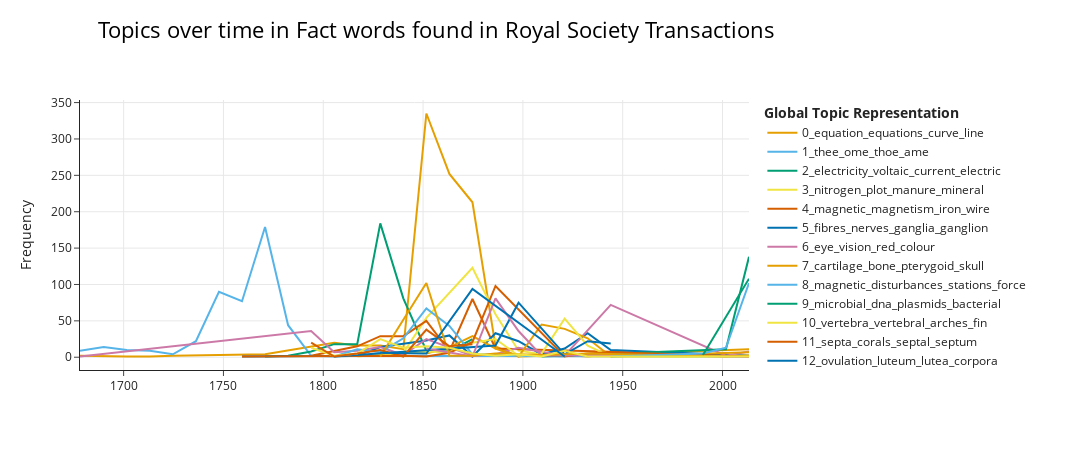

Notebook code for this chart:
### Code cell
# Fact
topic_model = BERTopic(verbose=True)
topics, probs = topic_model.fit_transform(contexts_fact)
topics_over_time = topic_model.topics_over_time(contexts_fact, date_fact, datetime_format="%Y-%m-%d", nr_bins=30)
fig1 = topic_model.visualize_topics_over_time(topics_over_time, top_n_topics=20, title= "Topics over time in Fact words found in Royal Society Transactions")
fig1.write_html('fact_topics_over_time_30.html')

fig1.show()

#topic_model.get_topic_info()

### Figure 1 — Plotly figure (JSON) as saved in the notebook; plotly's stock layout.template omitted (floating-point values rounded to 4 significant figures)
{"data": [{"hoverinfo": "text", "hovertext": ["<b>Topic 0</b><br>Words: cum, quantitatis, expre, deignate, latit", "<b>Topic 0</b><br>Words: dd, quam, cum, verba, contantem", "<b>Topic 0</b><br>Words: tranvero, eccle, milliaria, okendon, favent", "<b>Topic 0</b><br>Words: umma, exhibetur, jam, deignator, oogs", "<b>Topic 0</b><br>Words: variolarum, tamen, agris, collegerunt, excerpta", "<b>Topic 0</b><br>Words: 490, praces, tempore, boo, pracfidis", "<b>Topic 0</b><br>Words: equation, geometrical, integrals, analytical, cubic", "<b>Topic 0</b><br>Words: equation, arbitrary, function, equations, constants", "<b>Topic 0</b><br>Words: equation, equations, parallelepipeds, coefficients, planes", "<b>Topic 0</b><br>Words: cos, equation, terms, curve, hypotheses", "<b>Topic 0</b><br>Words: 0012, equation, 0005, solution, 0006", "<b>Topic 0</b><br>Words: equation, equations, coefficients, quantics, points", "<b>Topic 0</b><br>Words: equation, curve, line, equations, plane", "<b>Topic 0</b><br>Words: equation, equations, functions, cos, integral", "<b>Topic 0</b><br>Words: units, collection, classes, correspondences, unit", "<b>Topic 0</b><br>Words: ae, os, gs, sa, ba", "<b>Topic 0</b><br>Words: coronal, san, plane, 00103, 00020", "<b>Topic 0</b><br>Words: ae, ee, anodic, iya, vertebra", "<b>Topic 0</b><br>Words: om, hydatids, 3260, 4560, 66", "<b>Topic 0</b><br>Words: 2706, values, value, terms, real", "<b>Topic 0</b><br>Words: equation, dxy, datign, c3, polynomials"], "marker": {"color": "#E69F00"}, "mode": "lines", "name": "0_equation_equations_curve_line", "type": "scatter", "x": ["1678-02-23T12:18:43.200000", "1690-01-14T05:36:00", "1701-08-01T11:12:00", "1713-02-15T16:48:00", "1724-09-01T22:24:00", "1770-11-04T20:48:00", "1793-12-06T08:00:00", "1805-06-23T13:36:00", "1817-01-07T19:12:00", "1828-07-25T00:48:00", "1840-02-09T06:24:00", "1851-08-26T12:00:00", "1863-03-12T17:36:00", "1874-09-26T23:12:00", "1886-04-13T04:48:00", "1897-10-28T10:24:00", "1909-05-15T16:00:00", "1920-11-29T21:36:00", "1932-06-16T03:12:00", "1944-01-01T08:48:00", "2013-04-05T18:24:00"], "y": [2, 1, 1, 1, 2, 4, 14, 20, 16, 16, 11, 335, 252, 213, 15, 1, 2, 3, 1, 4, 11]}, {"hoverinfo": "text", "hovertext": ["<b>Topic 1</b><br>Words: themelves, ome, uch, thoe, thee", "<b>Topic 1</b><br>Words: thee, thoe, uch, firt, ome", "<b>Topic 1</b><br>Words: thoe, ame, thee, mall, ome", "<b>Topic 1</b><br>Words: aged, fiherman, thee, thoe, ome", "<b>Topic 1</b><br>Words: thoe, penult, perterriti, njib, rmanby", "<b>Topic 1</b><br>Words: thee, ome, ame, uch, thoe", "<b>Topic 1</b><br>Words: thee, thoe, ome, ame, everal", "<b>Topic 1</b><br>Words: thee, ome, hould, ame, thoe", "<b>Topic 1</b><br>Words: thee, ome, thoe, uch, ame", "<b>Topic 1</b><br>Words: ome, thee, thoe, ame, obervations", "<b>Topic 1</b><br>Words: earthquakes, sulphureous, lightning, vapours, earth", "<b>Topic 1</b><br>Words: te, eclipse, oupbokns, yeveodas, vwkte", "<b>Topic 1</b><br>Words: chinese, papyri, mss, characters, expurgata", "<b>Topic 1</b><br>Words: dials, dial, committee, newron, house", "<b>Topic 1</b><br>Words: 0204, apr, standard, feb, mar", "<b>Topic 1</b><br>Words: turing, pardon, war, bletchley, you"], "marker": {"color": "#56B4E9"}, "mode": "lines", "name": "1_thee_ome_thoe_ame", "type": "scatter", "x": ["1678-02-23T12:18:43.200000", "1690-01-14T05:36:00", "1701-08-01T11:12:00", "1713-02-15T16:48:00", "1724-09-01T22:24:00", "1736-03-19T04:00:00", "1747-10-04T09:36:00", "1759-04-20T15:12:00", "1770-11-04T20:48:00", "1782-05-22T02:24:00", "1793-12-06T08:00:00", "1805-06-23T13:36:00", "1817-01-07T19:12:00", "1840-02-09T06:24:00", "1932-06-16T03:12:00", "2013-04-05T18:24:00"], "y": [9, 14, 10, 9, 4, 22, 90, 77, 179, 44, 2, 1, 2, 2, 1, 1]}, {"hoverinfo": "text", "hovertext": ["<b>Topic 2</b><br>Words: lead, tin, colours, bimuth, harh", "<b>Topic 2</b><br>Words: oclock, pos, rain, rod, electricity", "<b>Topic 2</b><br>Words: doubler, electricity, garret, electric, galvanic", "<b>Topic 2</b><br>Words: electricity, zinc, chemical, metals, electrical", "<b>Topic 2</b><br>Words: electricity, electrical, voltaic, mercury, battery", "<b>Topic 2</b><br>Words: electricity, charged, electric, current, voltaic", "<b>Topic 2</b><br>Words: voltaic, contact, electricity, chemical, current", "<b>Topic 2</b><br>Words: cable, electricity, discharge, amplitude, battery", "<b>Topic 2</b><br>Words: electromagnetic, magnetic, force, electric, currents", "<b>Topic 2</b><br>Words: electric, current, circuit, electricity, energy"], "marker": {"color": "#009E73"}, "mode": "lines", "name": "2_electricity_voltaic_current_electric", "type": "scatter", "x": ["1770-11-04T20:48:00", "1782-05-22T02:24:00", "1793-12-06T08:00:00", "1805-06-23T13:36:00", "1817-01-07T19:12:00", "1828-07-25T00:48:00", "1840-02-09T06:24:00", "1851-08-26T12:00:00", "1863-03-12T17:36:00", "1874-09-26T23:12:00"], "y": [1, 2, 8, 18, 18, 184, 81, 9, 8, 25]}, {"hoverinfo": "text", "hovertext": ["<b>Topic 3</b><br>Words: nitrogen, plants, quantity, tuting, rigg", "<b>Topic 3</b><br>Words: nitrogen, organic, plants, soil, crop", "<b>Topic 3</b><br>Words: nitrogen, plants, free, manure, growth", "<b>Topic 3</b><br>Words: plot, nitrogen, manure, herbage, mineral", "<b>Topic 3</b><br>Words: nitrogen, soil, manure, crops, plot", "<b>Topic 3</b><br>Words: plot, nitrogen, acre, phosphoric, soil", "<b>Topic 3</b><br>Words: barley, soil, soils, solutions, wheat", "<b>Topic 3</b><br>Words: centenary, hellriegel, wilfarth, celebrate, lecture", "<b>Topic 3</b><br>Words: soil, denitrification, n2o, nests, nitrogen"], "marker": {"color": "#F0E442"}, "mode": "lines", "name": "3_nitrogen_plot_manure_mineral", "type": "scatter", "x": ["1828-07-25T00:48:00", "1840-02-09T06:24:00", "1851-08-26T12:00:00", "1874-09-26T23:12:00", "1886-04-13T04:48:00", "1897-10-28T10:24:00", "1909-05-15T16:00:00", "1978-08-19T01:36:00", "2013-04-05T18:24:00"], "y": [3, 6, 54, 123, 59, 9, 4, 1, 2]}, {"hoverinfo": "text", "hovertext": ["<b>Topic 4</b><br>Words: magnetical, iron, sulphur, magnetic, magnet", "<b>Topic 4</b><br>Words: magnetism, magnetic, iron, magnet, retentive", "<b>Topic 4</b><br>Words: magnetic, iron, magnet, magnetism, soft", "<b>Topic 4</b><br>Words: magnetic, iron, force, magnetism, magnet", "<b>Topic 4</b><br>Words: magnetic, diamagnetic, magnet, iron, force", "<b>Topic 4</b><br>Words: magnetism, electromagnet, magnet, force, magnetic", "<b>Topic 4</b><br>Words: magnetism, wire, magnetic, iron, magnetising", "<b>Topic 4</b><br>Words: loading, wire, thermoelectric, iron, magnetisation", "<b>Topic 4</b><br>Words: mtb, bfield, magnetitebased, magnetoreception, magneticsensing"], "marker": {"color": "#D55E00"}, "mode": "lines", "name": "4_magnetic_magnetism_iron_wire", "type": "scatter", "x": ["1793-12-06T08:00:00", "1817-01-07T19:12:00", "1828-07-25T00:48:00", "1840-02-09T06:24:00", "1851-08-26T12:00:00", "1863-03-12T17:36:00", "1874-09-26T23:12:00", "1886-04-13T04:48:00", "2013-04-05T18:24:00"], "y": [2, 15, 29, 29, 50, 8, 80, 12, 2]}, {"hoverinfo": "text", "hovertext": ["<b>Topic 5</b><br>Words: ganglions, nerves, cae, incognita, intercotals", "<b>Topic 5</b><br>Words: globules, elastic, fibres, ganglions, transparent", "<b>Topic 5</b><br>Words: cords, nerves, ganglia, ganglion, sphinx", "<b>Topic 5</b><br>Words: nerves, fibres, cord, ganglia, ganglion", "<b>Topic 5</b><br>Words: fibres, ganglia, nerves, nervous, fibre", "<b>Topic 5</b><br>Words: fibres, fibre, darkbordered, ganglioncells, nervefibres", "<b>Topic 5</b><br>Words: nerves, wirbelthierleibes, vircuows, hexsegx, erste", "<b>Topic 5</b><br>Words: fibres, ganglion, nerve, sympathetic, nerves", "<b>Topic 5</b><br>Words: giant, fibres, nerve, fibre, nerves", "<b>Topic 5</b><br>Words: nerve, fibres, nerves, ganglia, ganglion", "<b>Topic 5</b><br>Words: fibres, plexus, myenteric, neurones, enteric", "<b>Topic 5</b><br>Words: fibres, nerve, axons, giant, ganglion", "<b>Topic 5</b><br>Words: fibres, nerve, fibre, axons, axon", "<b>Topic 5</b><br>Words: sponges, nervous, nerve, planarian, fibres"], "marker": {"color": "#0072B2"}, "mode": "lines", "name": "5_fibres_nerves_ganglia_ganglion", "type": "scatter", "x": ["1759-04-20T15:12:00", "1817-01-07T19:12:00", "1828-07-25T00:48:00", "1840-02-09T06:24:00", "1851-08-26T12:00:00", "1863-03-12T17:36:00", "1874-09-26T23:12:00", "1886-04-13T04:48:00", "1897-10-28T10:24:00", "1909-05-15T16:00:00", "1920-11-29T21:36:00", "1932-06-16T03:12:00", "1944-01-01T08:48:00", "2013-04-05T18:24:00"], "y": [1, 2, 14, 19, 23, 30, 1, 33, 22, 4, 12, 33, 10, 2]}, {"hoverinfo": "text", "hovertext": ["<b>Topic 6</b><br>Words: frano, apr14, pagfph, leewenhoeck, x674", "<b>Topic 6</b><br>Words: eye, cornea, vision, lens, lecture", "<b>Topic 6</b><br>Words: vision, eye, pupil, objects, belladonna", "<b>Topic 6</b><br>Words: she, eye, wheel, vision, spokes", "<b>Topic 6</b><br>Words: eye, vision, horopter, objects, eyes", "<b>Topic 6</b><br>Words: eye, lens, he, objects, cube", "<b>Topic 6</b><br>Words: colours, colourblind, yellow, normaleyed, red", "<b>Topic 6</b><br>Words: colour, blue, red, 431, 438", "<b>Topic 6</b><br>Words: red, curve, eyes, ours, spectrum", "<b>Topic 6</b><br>Words: violet, colour, green, red, colours", "<b>Topic 6</b><br>Words: yellow, 00, colour, green, red", "<b>Topic 6</b><br>Words: red, yellow, vision, colour, eye", "<b>Topic 6</b><br>Words: lens, face, 2011, 366, vrensen", "<b>Topic 6</b><br>Words: vision, colour, eye, receptorbased, eyes"], "marker": {"color": "#CC79A7"}, "mode": "lines", "name": "6_eye_vision_red_colour", "type": "scatter", "x": ["1678-02-23T12:18:43.200000", "1793-12-06T08:00:00", "1805-06-23T13:36:00", "1817-01-07T19:12:00", "1828-07-25T00:48:00", "1840-02-09T06:24:00", "1851-08-26T12:00:00", "1874-09-26T23:12:00", "1886-04-13T04:48:00", "1897-10-28T10:24:00", "1920-11-29T21:36:00", "1944-01-01T08:48:00", "2001-09-19T12:48:00", "2013-04-05T18:24:00"], "y": [1, 36, 7, 9, 14, 3, 25, 2, 4, 13, 2, 72, 2, 8]}, {"hoverinfo": "text", "hovertext": ["<b>Topic 7</b><br>Words: ethmoid, vomer, bones, sphenoidal, intermaxillaries", "<b>Topic 7</b><br>Words: bone, cartilage, skull, plate, bones", "<b>Topic 7</b><br>Words: cartilage, skull, bone, plate, capsule", "<b>Topic 7</b><br>Words: quadrate, tympanic, skull, bone, cartilage", "<b>Topic 7</b><br>Words: gammation, nasal, specimenthe, ineonsiderable, smallestan", "<b>Topic 7</b><br>Words: pterygoid, bone, vomer, cartilage, skull", "<b>Topic 7</b><br>Words: cartilage, pterygoid, bone, foramen, skull", "<b>Topic 7</b><br>Words: vomer, cartilage, bone, cartilages, pila", "<b>Topic 7</b><br>Words: capsule, dentary, orbitocapsular, auditory, commissure", "<b>Topic 7</b><br>Words: ear, tympanic, therian, premaxilla, stapes"], "marker": {"color": "#E69F00"}, "mode": "lines", "name": "7_cartilage_bone_pterygoid_skull", "type": "scatter", "x": ["1851-08-26T12:00:00", "1863-03-12T17:36:00", "1874-09-26T23:12:00", "1886-04-13T04:48:00", "1897-10-28T10:24:00", "1909-05-15T16:00:00", "1920-11-29T21:36:00", "1932-06-16T03:12:00", "1944-01-01T08:48:00", "2013-04-05T18:24:00"], "y": [5, 14, 29, 12, 1, 45, 39, 26, 1, 7]}, {"hoverinfo": "text", "hovertext": ["<b>Topic 8</b><br>Words: meridians, diagrams, delineated, lines, annexed", "<b>Topic 8</b><br>Words: rotation, meridian, needle, magnetic, axis", "<b>Topic 8</b><br>Words: magnetic, fathoms, pole, needle, earth", "<b>Topic 8</b><br>Words: magnetic, force, derby, globe, inclination", "<b>Topic 8</b><br>Words: magnetic, disturbances, toronto, hobarton, needle", "<b>Topic 8</b><br>Words: magnetic, stations, disturbances, force, westerly", "<b>Topic 8</b><br>Words: disturbances, meridian, rotations, solar, magnetic", "<b>Topic 8</b><br>Words: distributed, values, polynomial, mean, orthogonal"], "marker": {"color": "#56B4E9"}, "mode": "lines", "name": "8_magnetic_disturbances_stations_force", "type": "scatter", "x": ["1805-06-23T13:36:00", "1817-01-07T19:12:00", "1828-07-25T00:48:00", "1840-02-09T06:24:00", "1851-08-26T12:00:00", "1863-03-12T17:36:00", "1874-09-26T23:12:00", "1920-11-29T21:36:00"], "y": [1, 11, 7, 26, 67, 43, 4, 1]}, {"hoverinfo": "text", "hovertext": ["<b>Topic 9</b><br>Words: protozoa, amcebee, monas, bacteria, bacterial", "<b>Topic 9</b><br>Words: pseudomallei, typhi, clusters, mlsa, bacteria", "<b>Topic 9</b><br>Words: microbial, dna, plasmids, host, bacterial"], "marker": {"color": "#009E73"}, "mode": "lines", "name": "9_microbial_dna_plasmids_bacterial", "type": "scatter", "x": ["1909-05-15T16:00:00", "2001-09-19T12:48:00", "2013-04-05T18:24:00"], "y": [1, 11, 138]}, {"hoverinfo": "text", "hovertext": ["<b>Topic 10</b><br>Words: whale, fins, tribe, 8eal, nicetyof", "<b>Topic 10</b><br>Words: carapace, vertebra, plastron, costal, rib", "<b>Topic 10</b><br>Words: osseous, vertebra, fin, bone, arches", "<b>Topic 10</b><br>Words: bone, vertebra, atlas, articular, vertebral", "<b>Topic 10</b><br>Words: arches, vertebral, gill, fin, caudal", "<b>Topic 10</b><br>Words: vertebra, vertebral, centrum, vertebrae, caudal", "<b>Topic 10</b><br>Words: millim, centrum, vertebra, arch, neglecta", "<b>Topic 10</b><br>Words: dorsal, ossicle, ambulacral, carina, ossicles", "<b>Topic 10</b><br>Words: vertebral, vertebra, caudal, dorsal, fin", "<b>Topic 10</b><br>Words: fin, gill, arch, arches, dorsal", "<b>Topic 10</b><br>Words: clasper, jungersen, jungersens, 1899, 1878", "<b>Topic 10</b><br>Words: ami, interparietal, pmi, elements, pis"], "marker": {"color": "#F0E442"}, "mode": "lines", "name": "10_vertebra_vertebral_arches_fin", "type": "scatter", "x": ["1817-01-07T19:12:00", "1840-02-09T06:24:00", "1851-08-26T12:00:00", "1863-03-12T17:36:00", "1874-09-26T23:12:00", "1886-04-13T04:48:00", "1897-10-28T10:24:00", "1909-05-15T16:00:00", "1920-11-29T21:36:00", "1932-06-16T03:12:00", "1944-01-01T08:48:00", "2013-04-05T18:24:00"], "y": [1, 7, 8, 7, 20, 25, 2, 5, 53, 16, 1, 2]}, {"hoverinfo": "text", "hovertext": ["<b>Topic 11</b><br>Words: corallines, pallas, theit, retris, bergummer", "<b>Topic 11</b><br>Words: vessels, corallidz, corallidze, minute, tribe", "<b>Topic 11</b><br>Words: medusoids, polype, witnessed, enrexpere, aluman", "<b>Topic 11</b><br>Words: palzozoic, rugosa, coral, septa, corals", "<b>Topic 11</b><br>Words: septa, corals, corallum, millepora, rugosa", "<b>Topic 11</b><br>Words: septa, septal, corals, septum, polyp", "<b>Topic 11</b><br>Words: polyp, buds, mesenteries, subsidiary, bud", "<b>Topic 11</b><br>Words: septa, lamellae, girdle, invaginations, corals", "<b>Topic 11</b><br>Words: septal, lamellar, corals, trabecula, fascicles", "<b>Topic 11</b><br>Words: coral, symbiodiniaceae, symbionts, symbiont, host"], "marker": {"color": "#D55E00"}, "mode": "lines", "name": "11_septa_corals_septal_septum", "type": "scatter", "x": ["1759-04-20T15:12:00", "1840-02-09T06:24:00", "1851-08-26T12:00:00", "1863-03-12T17:36:00", "1874-09-26T23:12:00", "1886-04-13T04:48:00", "1920-11-29T21:36:00", "1932-06-16T03:12:00", "1944-01-01T08:48:00", "2013-04-05T18:24:00"], "y": [1, 2, 1, 6, 21, 98, 1, 5, 7, 1]}, {"hoverinfo": "text", "hovertext": ["<b>Topic 12</b><br>Words: ram, ewe, ancon, legged, wool", "<b>Topic 12</b><br>Words: menstruation, ovulation, uterus, entellus, mucosa", "<b>Topic 12</b><br>Words: ovulation, menstruation, luteum, cestrus, corpus", "<b>Topic 12</b><br>Words: lutea, postpartum, corpora, uterus, luteum", "<b>Topic 12</b><br>Words: lutea, corpora, ovulation, follicles, pregnancy", "<b>Topic 12</b><br>Words: lutea, corpora, luteum, corpus, pregnancy"], "marker": {"color": "#0072B2"}, "mode": "lines", "name": "12_ovulation_luteum_lutea_corpora", "type": "scatter", "x": ["1805-06-23T13:36:00", "1886-04-13T04:48:00", "1897-10-28T10:24:00", "1920-11-29T21:36:00", "1932-06-16T03:12:00", "1944-01-01T08:48:00"], "y": [1, 16, 75, 4, 22, 19]}, {"hoverinfo": "text", "hovertext": ["<b>Topic 13</b><br>Words: columns, grey, chord, spinal, roots", "<b>Topic 13</b><br>Words: annelidan, cord, summit, ciliation, grey", "<b>Topic 13</b><br>Words: cord, nerve, root, posterior, spinal", "<b>Topic 13</b><br>Words: root, cord, spinal, limb, posterior", "<b>Topic 13</b><br>Words: roots, plexus, root, brachial, nerve", "<b>Topic 13</b><br>Words: volleys, postural, nerve, motor, fibres", "<b>Topic 13</b><br>Words: scoliosis, dev, root, muscle, cord"], "marker": {"color": "#CC79A7"}, "mode": "lines", "name": "13_cord_root_spinal_nerve", "type": "scatter", "x": ["1851-08-26T12:00:00", "1874-09-26T23:12:00", "1886-04-13T04:48:00", "1897-10-28T10:24:00", "1909-05-15T16:00:00", "1944-01-01T08:48:00", "2013-04-05T18:24:00"], "y": [12, 1, 81, 36, 2, 3, 1]}, {"hoverinfo": "text", "hovertext": ["<b>Topic 14</b><br>Words: coitum, spermatozoa, ovary, penetrates, yelk", "<b>Topic 14</b><br>Words: spermatozoa, spermatozoon, egg, impregnation, yelk", "<b>Topic 14</b><br>Words: contracting, minutes, cleft, eggs, impregnation", "<b>Topic 14</b><br>Words: plasmodium, spermatozoa, seizure, claspers, clasper", "<b>Topic 14</b><br>Words: fertilization, ova, polar, vitelline, oviduct", "<b>Topic 14</b><br>Words: egg, fertilisation, sperm, eggs, entrance", "<b>Topic 14</b><br>Words: spermatozoa, spermatophore, testes, spermatophores, egg", "<b>Topic 14</b><br>Words: pincus, contraceptive, contraception, gestagens, malthus", "<b>Topic 14</b><br>Words: sperm, frf, chemoattraction, forcefree, torquefree"], "marker": {"color": "#E69F00"}, "mode": "lines", "name": "14_spermatozoa_spermatozoon_egg_impregna...", "type": "scatter", "x": ["1828-07-25T00:48:00", "1851-08-26T12:00:00", "1863-03-12T17:36:00", "1874-09-26T23:12:00", "1886-04-13T04:48:00", "1909-05-15T16:00:00", "1932-06-16T03:12:00", "2001-09-19T12:48:00", "2013-04-05T18:24:00"], "y": [1, 102, 2, 2, 5, 3, 5, 1, 2]}, {"hoverinfo": "text", "hovertext": ["<b>Topic 15</b><br>Words: scales, photographs, spectra, wings, xray", "<b>Topic 15</b><br>Words: folding, meeting, protein, misfolding, 1994", "<b>Topic 15</b><br>Words: proteins, intimin, protein, molecules, autotransport", "<b>Topic 15</b><br>Words: protein, lps, proteins, folding, binding"], "marker": {"color": "#56B4E9"}, "mode": "lines", "name": "15_protein_proteins_lps_folding", "type": "scatter", "x": ["1944-01-01T08:48:00", "1990-03-05T07:12:00", "2001-09-19T12:48:00", "2013-04-05T18:24:00"], "y": [1, 5, 13, 102]}, {"hoverinfo": "text", "hovertext": ["<b>Topic 16</b><br>Words: professional, symposium, profession, judgement, insurance", "<b>Topic 16</b><br>Words: forensic, criminal, expert, science, experts"], "marker": {"color": "#009E73"}, "mode": "lines", "name": "16_forensic_criminal_expert_science", "type": "scatter", "x": ["1990-03-05T07:12:00", "2013-04-05T18:24:00"], "y": [3, 108]}, {"hoverinfo": "text", "hovertext": ["<b>Topic 17</b><br>Words: semen, impregnation, uterus, ovaries, vagina", "<b>Topic 17</b><br>Words: ovaria, bag, uterus, yolk, thosej", "<b>Topic 17</b><br>Words: ovarium, yelk, ova, albumen, fallopian", "<b>Topic 17</b><br>Words: ova, germinal, vesicle, ovum, yelk", "<b>Topic 17</b><br>Words: germinal, vesicle, ovum, ova, oyum", "<b>Topic 17</b><br>Words: vesicle, yelk, germinal, spot, egg", "<b>Topic 17</b><br>Words: yelk, germinal, vesicle, yelksac, eggs", "<b>Topic 17</b><br>Words: loligo, sepia, egg, eggs, yelk", "<b>Topic 17</b><br>Words: vitelline, monotremata, ovum, membrane, vesicle", "<b>Topic 17</b><br>Words: ova, ovary, hamann, oogonia, oocytes", "<b>Topic 17</b><br>Words: ovary, wall, zone, carpels, crushed", "<b>Topic 17</b><br>Words: oocytes, uterus, rabbit, weeks, chick", "<b>Topic 17</b><br>Words: gonads, ovarial, peritoneal, ovarioles, pyriform", "<b>Topic 17</b><br>Words: germinal, oogonia, follicles, oocytes, xrays", "<b>Topic 17</b><br>Words: seb3, egglaying, nlp49, seb3tm1848, hsn"], "marker": {"color": "#F0E442"}, "mode": "lines", "name": "17_germinal_vesicle_yelk_ova", "type": "scatter", "x": ["1793-12-06T08:00:00", "1805-06-23T13:36:00", "1817-01-07T19:12:00", "1828-07-25T00:48:00", "1840-02-09T06:24:00", "1851-08-26T12:00:00", "1863-03-12T17:36:00", "1874-09-26T23:12:00", "1886-04-13T04:48:00", "1897-10-28T10:24:00", "1909-05-15T16:00:00", "1920-11-29T21:36:00", "1932-06-16T03:12:00", "1944-01-01T08:48:00", "2013-04-05T18:24:00"], "y": [13, 2, 5, 25, 13, 15, 13, 5, 2, 4, 1, 9, 1, 1, 1]}, {"hoverinfo": "text", "hovertext": ["<b>Topic 18</b><br>Words: gold, alloyed, copper, metals, alloys", "<b>Topic 18</b><br>Words: gold, minator, subdivi, g837, weighed", "<b>Topic 18</b><br>Words: conducting, alloy, tin, alloys, copper", "<b>Topic 18</b><br>Words: conducting, veins, iron, copper, metals", "<b>Topic 18</b><br>Words: iron, thermo, oxidized, current, platinum", "<b>Topic 18</b><br>Words: alloys, metals, conducting, copper, gold", "<b>Topic 18</b><br>Words: conductingpower, alloys, metals, 100, alloy", "<b>Topic 18</b><br>Words: iodide, silver, alloys, alloy, copper"], "marker": {"color": "#D55E00"}, "mode": "lines", "name": "18_alloys_gold_metals_copper", "type": "scatter", "x": ["1793-12-06T08:00:00", "1805-06-23T13:36:00", "1817-01-07T19:12:00", "1828-07-25T00:48:00", "1840-02-09T06:24:00", "1851-08-26T12:00:00", "1863-03-12T17:36:00", "1874-09-26T23:12:00"], "y": [20, 1, 5, 10, 1, 38, 15, 18]}, {"hoverinfo": "text", "hovertext": ["<b>Topic 19</b><br>Words: discharge, ball, positive, negative, glow", "<b>Topic 19</b><br>Words: discharge, negative, terminal, discharges, tube", "<b>Topic 19</b><br>Words: discharge, tube, negative, terminal, discharges", "<b>Topic 19</b><br>Words: volts, voltage, vacuum, photometer, hightension"], "marker": {"color": "#0072B2"}, "mode": "lines", "name": "19_discharge_tube_negative_terminal", "type": "scatter", "x": ["1828-07-25T00:48:00", "1851-08-26T12:00:00", "1874-09-26T23:12:00", "1920-11-29T21:36:00"], "y": [6, 5, 94, 1]}], "layout": {"height": 450, "hoverlabel": {"bgcolor": "white", "font": {"family": "Rockwell", "size": 16}}, "legend": {"title": {"text": "<b>Global Topic Representation"}}, "title": {"font": {"color": "Black", "size": 22}, "text": "Topics over time in Fact words found in Royal Society Transactions", "x": 0.4, "xanchor": "center", "y": 0.95, "yanchor": "top"}, "width": 1250, "xaxis": {"showgrid": true}, "yaxis": {"showgrid": true, "title": {"text": "Frequency"}}}}
